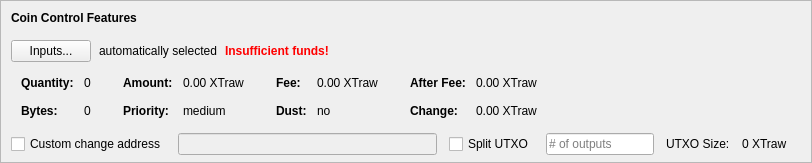
    <widget class="QFrame" name="frameCoinControl">
     <property name="sizePolicy">
      <sizepolicy hsizetype="Expanding" vsizetype="Expanding">
       <horstretch>0</horstretch>
       <verstretch>0</verstretch>
      </sizepolicy>
     </property>
     <property name="maximumSize">
      <size>
       <width>16777215</width>
       <height>16777215</height>
      </size>
     </property>
     <property name="frameShape">
      <enum>QFrame::StyledPanel</enum>
     </property>
     <property name="frameShadow">
      <enum>QFrame::Sunken</enum>
     </property>
     <layout class="QVBoxLayout" name="verticalLayoutCoinControl2">
      <property name="spacing">
       <number>0</number>
      </property>
      <property name="leftMargin">
       <number>0</number>
      </property>
      <property name="topMargin">
       <number>0</number>
      </property>
      <property name="rightMargin">
       <number>0</number>
      </property>
      <property name="bottomMargin">
       <number>6</number>
      </property>
      <item>
       <layout class="QVBoxLayout" name="verticalLayoutCoinControl" stretch="0,0,0,0,1">
        <property name="spacing">
         <number>0</number>
        </property>
        <property name="leftMargin">
         <number>10</number>
        </property>
        <property name="topMargin">
         <number>10</number>
        </property>
        <item>
         <layout class="QHBoxLayout" name="horizontalLayoutCoinControl1">
          <property name="bottomMargin">
           <number>15</number>
          </property>
          <item>
           <widget class="QLabel" name="labelCoinControlFeatures">
            <property name="sizePolicy">
             <sizepolicy hsizetype="Preferred" vsizetype="Maximum">
              <horstretch>0</horstretch>
              <verstretch>0</verstretch>
             </sizepolicy>
            </property>
            <property name="font">
             <font>
              <weight>75</weight>
              <bold>true</bold>
             </font>
            </property>
            <property name="styleSheet">
             <string notr="true">font-weight:bold;</string>
            </property>
            <property name="text">
             <string>Coin Control Features</string>
            </property>
           </widget>
          </item>
         </layout>
        </item>
        <item>
         <layout class="QHBoxLayout" name="horizontalLayoutCoinControl2" stretch="0,0,0,0">
          <property name="spacing">
           <number>8</number>
          </property>
          <property name="bottomMargin">
           <number>10</number>
          </property>
          <item>
           <widget class="QPushButton" name="pushButtonCoinControl">
            <property name="styleSheet">
             <string notr="true"/>
            </property>
            <property name="text">
             <string>Inputs...</string>
            </property>
            <property name="autoDefault">
             <bool>false</bool>
            </property>
           </widget>
          </item>
          <item>
           <widget class="QLabel" name="labelCoinControlAutomaticallySelected">
            <property name="text">
             <string>automatically selected</string>
            </property>
            <property name="margin">
             <number>5</number>
            </property>
           </widget>
          </item>
          <item>
           <widget class="QLabel" name="labelCoinControlInsuffFunds">
            <property name="font">
             <font>
              <weight>75</weight>
              <bold>true</bold>
             </font>
            </property>
            <property name="styleSheet">
             <string notr="true">color:red;font-weight:bold;</string>
            </property>
            <property name="text">
             <string>Insufficient funds!</string>
            </property>
            <property name="margin">
             <number>5</number>
            </property>
           </widget>
          </item>
          <item>
           <spacer name="horizontalSpacerCoinControl">
            <property name="orientation">
             <enum>Qt::Horizontal</enum>
            </property>
            <property name="sizeHint" stdset="0">
             <size>
              <width>40</width>
              <height>1</height>
             </size>
            </property>
           </spacer>
          </item>
         </layout>
        </item>
        <item>
         <widget class="QWidget" name="widgetCoinControl" native="true">
          <property name="sizePolicy">
           <sizepolicy hsizetype="Preferred" vsizetype="Preferred">
            <horstretch>0</horstretch>
            <verstretch>0</verstretch>
           </sizepolicy>
          </property>
          <property name="minimumSize">
           <size>
            <width>0</width>
            <height>0</height>
           </size>
          </property>
          <property name="styleSheet">
           <string notr="true"/>
          </property>
          <layout class="QHBoxLayout" name="horizontalLayoutCoinControl5">
           <property name="leftMargin">
            <number>0</number>
           </property>
           <property name="topMargin">
            <number>0</number>
           </property>
           <property name="rightMargin">
            <number>0</number>
           </property>
           <property name="bottomMargin">
            <number>0</number>
           </property>
           <item>
            <layout class="QHBoxLayout" name="horizontalLayoutCoinControl3" stretch="0,0,0,1">
             <property name="spacing">
              <number>20</number>
             </property>
             <property name="topMargin">
              <number>0</number>
             </property>
             <property name="bottomMargin">
              <number>10</number>
             </property>
             <item>
              <layout class="QFormLayout" name="formLayoutCoinControl1">
               <property name="horizontalSpacing">
                <number>10</number>
               </property>
               <property name="verticalSpacing">
                <number>14</number>
               </property>
               <property name="leftMargin">
                <number>10</number>
               </property>
               <property name="topMargin">
                <number>4</number>
               </property>
               <property name="rightMargin">
                <number>6</number>
               </property>
               <item row="0" column="0">
                <widget class="QLabel" name="labelCoinControlQuantityText">
                 <property name="font">
                  <font>
                   <weight>75</weight>
                   <bold>true</bold>
                  </font>
                 </property>
                 <property name="text">
                  <string>Quantity:</string>
                 </property>
                 <property name="margin">
                  <number>0</number>
                 </property>
                </widget>
               </item>
               <item row="0" column="1">
                <widget class="QLabel" name="labelCoinControlQuantity">
                 <property name="cursor">
                  <cursorShape>IBeamCursor</cursorShape>
                 </property>
                 <property name="contextMenuPolicy">
                  <enum>Qt::ActionsContextMenu</enum>
                 </property>
                 <property name="text">
                  <string notr="true">0</string>
                 </property>
                 <property name="margin">
                  <number>0</number>
                 </property>
                 <property name="textInteractionFlags">
                  <set>Qt::LinksAccessibleByMouse|Qt::TextSelectableByKeyboard|Qt::TextSelectableByMouse</set>
                 </property>
                </widget>
               </item>
               <item row="1" column="0">
                <widget class="QLabel" name="labelCoinControlBytesText">
                 <property name="font">
                  <font>
                   <weight>75</weight>
                   <bold>true</bold>
                  </font>
                 </property>
                 <property name="text">
                  <string>Bytes:</string>
                 </property>
                </widget>
               </item>
               <item row="1" column="1">
                <widget class="QLabel" name="labelCoinControlBytes">
                 <property name="cursor">
                  <cursorShape>IBeamCursor</cursorShape>
                 </property>
                 <property name="contextMenuPolicy">
                  <enum>Qt::ActionsContextMenu</enum>
                 </property>
                 <property name="text">
                  <string notr="true">0</string>
                 </property>
                 <property name="textInteractionFlags">
                  <set>Qt::LinksAccessibleByMouse|Qt::TextSelectableByKeyboard|Qt::TextSelectableByMouse</set>
                 </property>
                </widget>
               </item>
              </layout>
             </item>
             <item>
              <layout class="QFormLayout" name="formLayoutCoinControl2">
               <property name="horizontalSpacing">
                <number>10</number>
               </property>
               <property name="verticalSpacing">
                <number>14</number>
               </property>
               <property name="leftMargin">
                <number>6</number>
               </property>
               <property name="topMargin">
                <number>4</number>
               </property>
               <property name="rightMargin">
                <number>6</number>
               </property>
               <item row="0" column="0">
                <widget class="QLabel" name="labelCoinControlAmountText">
                 <property name="font">
                  <font>
                   <weight>75</weight>
                   <bold>true</bold>
                  </font>
                 </property>
                 <property name="text">
                  <string>Amount:</string>
                 </property>
                 <property name="margin">
                  <number>0</number>
                 </property>
                </widget>
               </item>
               <item row="0" column="1">
                <widget class="QLabel" name="labelCoinControlAmount">
                 <property name="cursor">
                  <cursorShape>IBeamCursor</cursorShape>
                 </property>
                 <property name="contextMenuPolicy">
                  <enum>Qt::ActionsContextMenu</enum>
                 </property>
                 <property name="text">
                  <string notr="true">0.00 XTraw</string>
                 </property>
                 <property name="textInteractionFlags">
                  <set>Qt::LinksAccessibleByMouse|Qt::TextSelectableByKeyboard|Qt::TextSelectableByMouse</set>
                 </property>
                </widget>
               </item>
               <item row="1" column="0">
                <widget class="QLabel" name="labelCoinControlPriorityText">
                 <property name="font">
                  <font>
                   <weight>75</weight>
                   <bold>true</bold>
                  </font>
                 </property>
                 <property name="text">
                  <string>Priority:</string>
                 </property>
                </widget>
               </item>
               <item row="1" column="1">
                <widget class="QLabel" name="labelCoinControlPriority">
                 <property name="cursor">
                  <cursorShape>IBeamCursor</cursorShape>
                 </property>
                 <property name="contextMenuPolicy">
                  <enum>Qt::ActionsContextMenu</enum>
                 </property>
                 <property name="text">
                  <string>medium</string>
                 </property>
                 <property name="textInteractionFlags">
                  <set>Qt::LinksAccessibleByMouse|Qt::TextSelectableByKeyboard|Qt::TextSelectableByMouse</set>
                 </property>
                </widget>
               </item>
              </layout>
             </item>
             <item>
              <layout class="QFormLayout" name="formLayoutCoinControl3">
               <property name="horizontalSpacing">
                <number>10</number>
               </property>
               <property name="verticalSpacing">
                <number>14</number>
               </property>
               <property name="leftMargin">
                <number>6</number>
               </property>
               <property name="topMargin">
                <number>4</number>
               </property>
               <property name="rightMargin">
                <number>6</number>
               </property>
               <item row="0" column="0">
                <widget class="QLabel" name="labelCoinControlFeeText">
                 <property name="font">
                  <font>
                   <weight>75</weight>
                   <bold>true</bold>
                  </font>
                 </property>
                 <property name="text">
                  <string>Fee:</string>
                 </property>
                 <property name="margin">
                  <number>0</number>
                 </property>
                </widget>
               </item>
               <item row="0" column="1">
                <widget class="QLabel" name="labelCoinControlFee">
                 <property name="cursor">
                  <cursorShape>IBeamCursor</cursorShape>
                 </property>
                 <property name="contextMenuPolicy">
                  <enum>Qt::ActionsContextMenu</enum>
                 </property>
                 <property name="text">
                  <string notr="true">0.00 XTraw</string>
                 </property>
                 <property name="textInteractionFlags">
                  <set>Qt::LinksAccessibleByMouse|Qt::TextSelectableByKeyboard|Qt::TextSelectableByMouse</set>
                 </property>
                </widget>
               </item>
               <item row="1" column="0">
                <widget class="QLabel" name="labelCoinControlLowOutputText">
                 <property name="font">
                  <font>
                   <weight>75</weight>
                   <bold>true</bold>
                  </font>
                 </property>
                 <property name="text">
                  <string>Dust:</string>
                 </property>
                </widget>
               </item>
               <item row="1" column="1">
                <widget class="QLabel" name="labelCoinControlLowOutput">
                 <property name="cursor">
                  <cursorShape>IBeamCursor</cursorShape>
                 </property>
                 <property name="contextMenuPolicy">
                  <enum>Qt::ActionsContextMenu</enum>
                 </property>
                 <property name="text">
                  <string>no</string>
                 </property>
                 <property name="textInteractionFlags">
                  <set>Qt::LinksAccessibleByMouse|Qt::TextSelectableByKeyboard|Qt::TextSelectableByMouse</set>
                 </property>
                </widget>
               </item>
              </layout>
             </item>
             <item>
              <layout class="QFormLayout" name="formLayoutCoinControl4">
               <property name="horizontalSpacing">
                <number>10</number>
               </property>
               <property name="verticalSpacing">
                <number>14</number>
               </property>
               <property name="leftMargin">
                <number>6</number>
               </property>
               <property name="topMargin">
                <number>4</number>
               </property>
               <property name="rightMargin">
                <number>6</number>
               </property>
               <item row="0" column="0">
                <widget class="QLabel" name="labelCoinControlAfterFeeText">
                 <property name="font">
                  <font>
                   <weight>75</weight>
                   <bold>true</bold>
                  </font>
                 </property>
                 <property name="text">
                  <string>After Fee:</string>
                 </property>
                 <property name="margin">
                  <number>0</number>
                 </property>
                </widget>
               </item>
               <item row="0" column="1">
                <widget class="QLabel" name="labelCoinControlAfterFee">
                 <property name="cursor">
                  <cursorShape>IBeamCursor</cursorShape>
                 </property>
                 <property name="contextMenuPolicy">
                  <enum>Qt::ActionsContextMenu</enum>
                 </property>
                 <property name="text">
                  <string notr="true">0.00 XTraw</string>
                 </property>
                 <property name="textInteractionFlags">
                  <set>Qt::LinksAccessibleByMouse|Qt::TextSelectableByKeyboard|Qt::TextSelectableByMouse</set>
                 </property>
                </widget>
               </item>
               <item row="1" column="0">
                <widget class="QLabel" name="labelCoinControlChangeText">
                 <property name="font">
                  <font>
                   <weight>75</weight>
                   <bold>true</bold>
                  </font>
                 </property>
                 <property name="text">
                  <string>Change:</string>
                 </property>
                </widget>
               </item>
               <item row="1" column="1">
                <widget class="QLabel" name="labelCoinControlChange">
                 <property name="cursor">
                  <cursorShape>IBeamCursor</cursorShape>
                 </property>
                 <property name="contextMenuPolicy">
                  <enum>Qt::ActionsContextMenu</enum>
                 </property>
                 <property name="text">
                  <string notr="true">0.00 XTraw</string>
                 </property>
                 <property name="textInteractionFlags">
                  <set>Qt::LinksAccessibleByMouse|Qt::TextSelectableByKeyboard|Qt::TextSelectableByMouse</set>
                 </property>
                </widget>
               </item>
              </layout>
             </item>
            </layout>
           </item>
          </layout>
         </widget>
        </item>
        <item>
         <layout class="QHBoxLayout" name="horizontalLayoutCoinControl4" stretch="0,0,0,0,0,0,0">
          <property name="spacing">
           <number>12</number>
          </property>
          <property name="sizeConstraint">
           <enum>QLayout::SetDefaultConstraint</enum>
          </property>
          <property name="topMargin">
           <number>5</number>
          </property>
          <property name="rightMargin">
           <number>5</number>
          </property>
          <item>
           <widget class="QCheckBox" name="checkBoxCoinControlChange">
            <property name="toolTip">
             <string>If this is activated, but the change address is empty or invalid, change will be sent to a newly generated address.</string>
            </property>
            <property name="text">
             <string>Custom change address</string>
            </property>
           </widget>
          </item>
          <item>
           <widget class="QValidatedLineEdit" name="lineEditCoinControlChange">
            <property name="enabled">
             <bool>false</bool>
            </property>
            <property name="sizePolicy">
             <sizepolicy hsizetype="Expanding" vsizetype="Fixed">
              <horstretch>0</horstretch>
              <verstretch>0</verstretch>
             </sizepolicy>
            </property>
           </widget>
          </item>
          <item>
           <widget class="QCheckBox" name="splitBlockCheckBox">
            <property name="text">
             <string>Split UTXO</string>
            </property>
           </widget>
          </item>
          <item>
           <widget class="QLineEdit" name="splitBlockLineEdit">
            <property name="sizePolicy">
             <sizepolicy hsizetype="Fixed" vsizetype="Fixed">
              <horstretch>50</horstretch>
              <verstretch>0</verstretch>
             </sizepolicy>
            </property>
            <property name="placeholderText">
             <string># of outputs</string>
            </property>
           </widget>
          </item>
          <item>
           <widget class="QLabel" name="labelBlockSizeText">
            <property name="text">
             <string>UTXO Size:</string>
            </property>
           </widget>
          </item>
          <item>
           <widget class="QLabel" name="labelBlockSize">
            <property name="text">
             <string>0 XTraw</string>
            </property>
           </widget>
          </item>
          <item>
           <widget class="QLabel" name="labelCoinControlChangeLabel">
            <property name="sizePolicy">
             <sizepolicy hsizetype="Preferred" vsizetype="Expanding">
              <horstretch>0</horstretch>
              <verstretch>0</verstretch>
             </sizepolicy>
            </property>
            <property name="minimumSize">
             <size>
              <width>0</width>
              <height>0</height>
             </size>
            </property>
            <property name="text">
             <string/>
            </property>
            <property name="margin">
             <number>3</number>
            </property>
           </widget>
          </item>
         </layout>
        </item>
        <item>
         <spacer name="verticalSpacerCoinControl">
          <property name="orientation">
           <enum>Qt::Vertical</enum>
          </property>
          <property name="sizeHint" stdset="0">
           <size>
            <width>800</width>
            <height>1</height>
           </size>
          </property>
         </spacer>
        </item>
       </layout>
      </item>
     </layout>
    </widget>
